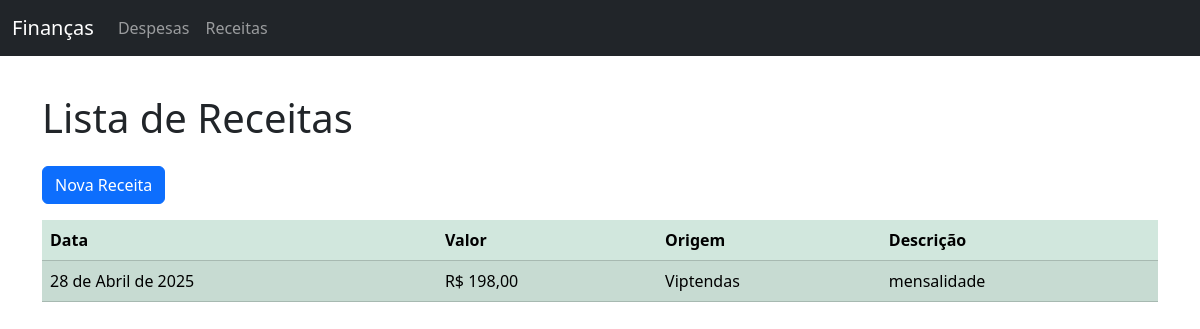
/receitas/ (signed in), run on the app's committed database.
### core/models.py (models this page shows, shortened)
class Receita(models.Model):
    data = models.DateField()
    valor = models.DecimalField(max_digits=10, decimal_places=2)
    descricao = models.CharField(max_length=200)
    origem = models.ForeignKey(Origem, on_delete=models.CASCADE)

class Origem(models.Model):
    nome = models.CharField(max_length=100)
    class Meta:
        verbose_name_plural = 'Origens'

### core/views.py (the view)
# urls.py: path('receitas/', views.receitas_list, name='receitas_list'),
@login_required
def receitas_list(request):
    receitas = Receita.objects.all()
    return render(request, 'core/receitas_list.html', {'receitas': receitas})

### core/templates/core/receitas_list.html
{% extends 'core/base.html' %}
{% block content %}
    <h1 class="mb-4">Lista de Receitas</h1>
    <a href="{% url 'adicionar_receita' %}" class="btn btn-primary mb-3">Nova Receita</a>
    <table class="table table-success table-striped table-hover">
        <thead>
            <tr>
                <th>Data</th>
                <th>Valor</th>
                <th>Origem</th>
                <th>Descrição</th>
            </tr>
        </thead>
        <tbody>
            {% for receita in receitas %}
            <tr>
                <td>{{ receita.data }}</td>
                <td>R$ {{ receita.valor }}</td>
                <td>{{ receita.origem.nome }}</td>
                <td>{{ receita.descricao }}</td>
            </tr>
            {% empty %}
            <tr>
                <td colspan="4" class="text-center">Nenhuma receita cadastrada ainda.</td>
            </tr>
            {% endfor %}
        </tbody>
    </table>
{% endblock %}

### data on the page
Receita: data "28 de Abril de 2025", valor "198,00", origem.nome "Viptendas", descricao "mensalidade"
